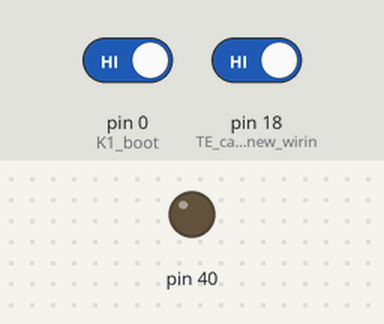
The sketch below on a simulated Arduino Mega 2560, built for the host (arithmetic inside an expression is 32-bit, double 64-bit). Shown: output pins drawn as LEDs (lit = HIGH). The inputs (shaded band) are chosen by the test bench; at power-on: pin 0 (K1_boot) HIGH, pin 18 (TE_candidate_on_new_wirin) HIGH. What the sketch prints to the serial monitor is not drawn.

Above: at 0.0 s.
At 1.6 s:
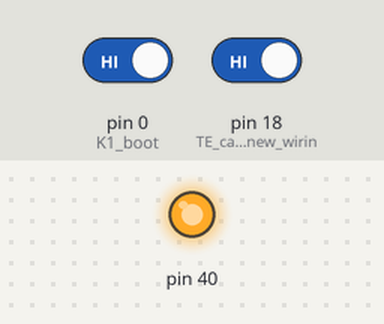
1.7 s: pin 0 (K1_boot) driven LOW and pin 18 (TE_candidate_on_new_wirin) driven LOW
Timing chart, 0 to 20.5 s (numbered marks = the images above; inputs shaded):
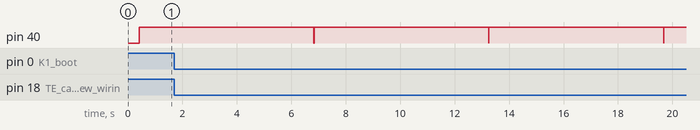

Measured:
- by itself, pin 40: alternates HIGH for 6.4 s and LOW for 0.01 s

The sketch:

orb-diag.ino
```cpp
// JC3636W518 wiring-generation prober. The W518 family shipped with two PCB
// wirings; serial output alone names which one this unit is:
//   NEW (mid-2025+): I2C SDA11/SCL10 with PCA9554 @0x20 (always ACKs),
//                    QSPI 40/46/45/42/41 CS21, LCD reset behind expander.
//   OLD (2024):      touch I2C SDA7/SCL8 (CST816 @0x15 — sleeps, but ACKs for a
//                    window right after its reset line GPIO40 is pulsed),
//                    QSPI CS10/SCK9/D0-3 11..14, LCD RST 47, backlight 15.
// No display init here — scans only, so no bus claims mask the probes.
// GPIO19/20 (USB) are never touched.
#include <Wire.h>

static int scanPair(int sda, int scl, const char *tag) {
  Wire.end();
  if (!Wire.begin(sda, scl, 100000)) {
    Serial.printf("  %s (SDA=%d SCL=%d): Wire.begin failed\n", tag, sda, scl);
    return 0;
  }
  delay(5);
  int hits = 0;
  String found;
  for (uint8_t a = 8; a <= 0x77; a++) {
    Wire.beginTransmission(a);
    if (Wire.endTransmission() == 0) {
      char b[8];
      snprintf(b, sizeof(b), "0x%02X ", a);
      found += b;
      hits++;
    }
  }
  Serial.printf("  %s (SDA=%d SCL=%d): %s\n", tag, sda, scl,
                hits ? found.c_str() : "silent");
  Wire.end();
  return hits;
}

void setup() {
  Serial.begin(115200);
  delay(400);
  Serial.println("\n[diag] JC3636W518 wiring prober " __DATE__ " " __TIME__);
  pinMode(0, INPUT_PULLUP);  // K1 boot/user button
  pinMode(18, INPUT);        // TE candidate on new wiring (informational)
}

void loop() {
  Serial.println("[diag] --- probe round ---");

  // OLD-wiring beacon: wake CST816 via its GPIO40 reset, catch its post-reset
  // ACK window on 7/8. GPIO40 floats harmlessly on new wiring (QSPI CLK, idle).
  pinMode(40, OUTPUT);
  digitalWrite(40, LOW);
  delay(8);
  digitalWrite(40, HIGH);
  delay(150);
  int oldHits = scanPair(7, 8, "old-wiring bus") + scanPair(8, 7, "old-wiring swapped");

  // NEW-wiring beacon: PCA9554 @0x20 is always powered, always ACKs.
  int newHits = scanPair(11, 10, "new-wiring bus") + scanPair(10, 11, "new-wiring swapped");

  int te = 0, last = digitalRead(18);
  uint32_t until = millis() + 200;
  while (millis() < until) {
    int v = digitalRead(18);
    if (v != last) te++;
    last = v;
  }

  Serial.printf("[diag] button GPIO0=%s  TE(18) edges/200ms=%d\n",
                digitalRead(0) ? "up" : "PRESSED", te);
  if (newHits && !oldHits) Serial.println("[diag] VERDICT: NEW wiring (expander)");
  else if (oldHits && !newHits) Serial.println("[diag] VERDICT: OLD wiring (2024)");
  else if (!oldHits && !newHits)
    Serial.println("[diag] VERDICT: nothing ACKed — hold a finger on the glass "
                   "next round to wake a sleepy CST816");
  else Serial.println("[diag] VERDICT: ambiguous — both buses ACKed?!");
  delay(6000);
}
```
